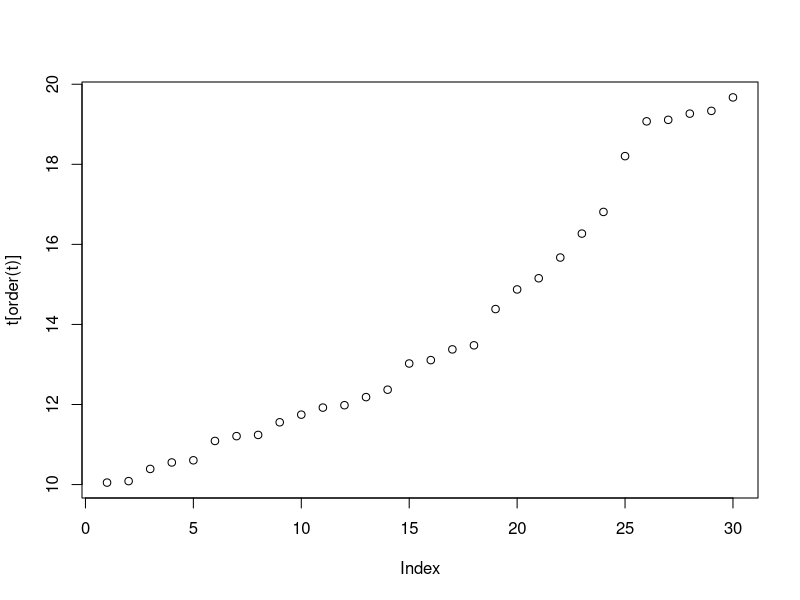

The R script that drew this image: (Note: this script raises an error after producing the figure.)
# rep, seq ####
rep(1, times=3)
rep(LETTERS[1:3], times=3)
rep(LETTERS[1:3], each=3)
rep(c("I","am"), times=2, length.out=7)

data.frame(cumtomer=rep(c('김일수','김이수'), each=2),
           menu=rep(c('짜장','짬뽕'), times=2))

-3:5
5.5:-4.5
seq(5.5:-4.5)
seq(from=1, to=10, by=0.5)
seq(5.4, -4.5, length.out = 10)

# runif, sample ####
runif(20)
t=runif(n=30, min=10, max=20)
t
plot(t[order(t)])

sample(1:5, size=3)
sample(1:5, size = 30, replace = T)
set.seed(100); sample(1:5, size = 3)

data[sample(1:nrow(data), size = 5),]
data[sample(1:nrow(data), size = 5, replace = F),]

data$c1 = sample(c('AA','BB'), size=nrow(data), replace = T)
cat(nrow(data), nrow(data[data$c1 == "AA",]))
data$c1 = sample(c('AA','BB'), size = nrow(data), replace = T, prob = c(0.5, 0.5))
cat(nrow(data), nrow(data[data$c1 == "AA",]))

# set.seed ####
set.seed(255)
sample(1:100,10)

smdt = data.frame(stuno = 1:5,
                  Korean = sample(60:100, 5),
                  English = sample((5:10)*10,5),
                  Math = sample(50:100, 5))
smdt

# 문자열 함수 ####
s = "abc,efg,abc"
nchar(s)
toupper(s)

substr(s, 1, 5)
strsplit(s, ',')
sub('abc', 'ttt', s)
gsub('abc', 'ttt', s)

s = "first\tsecond\nthird"
print(s)
cat(s)

paste('aaa-bbb','ccc-ddd', sep='**')
paste(data[1:3,'반'], collapse = '**')
paste(data[1:3,'반'])

outer(month.abb, 2011:2020, paste, sep='_')
outer(LETTERS, 2010:2020, paste0)

grep(pattern='3(.*)1', x=data$학번, value = T)

# 시간 함수 #####
install.packages('lubridate')
library(lubridate)

as.Date('2019-03-04 09:12')
dt1 = as.POSIXct('2019-03-04 09:12')

seq(dt1, as.POSIXct('2019-04-01'), by='day')
seq(dt1, as.POSIXct('2019-04-01'), by='2 hour')
seq(dt1, as.POSIXct('2019-04-01 23:59'), by='min')

ymd('2019/02/28')
mdy('03152019')
dmy('12052019')

year(dt1)
quarter(dt1)
days_in_month(1:12)
ddays(10)
dhours(50)
duration(1000)
round(as.POSIXct('2019-03-05 18:39:45'),'min')

# for ####
for (i in 1:3){print(i)}
for (r in i:nrow(data)) {print(data[r,'scout'])}

while(i < 10){ print(i); i = i + 1}

i = 0
while(TRUE){
  i = i + 1
  if (i %% 2 == 0) next
  if ( i > 10) break
  print(i)
}

# 할당 연산자 ####
x = 10
fn_for = function(n) {
  x = 0
  for (i in 1:n) {
    # x = x + i
    x <<- x + i
  }
  print(paste("x =", x))
}

fn_for(x <- 20)
x


# apply ####
apply(smdt[ ,2:4], MARGIN = 1, FUN = mean)
apply(smdt[ ,2:4], MARGIN = 2, FUN = mean)
apply(smdt[ ,2:4], MARGIN = 2, FUN = quantile)

lapply(smdt[ ,2:4], FUN = mean)
unlist(lapply(smdt[ ,2:4], FUN = mean))

sapply(smdt[ ,2:4], FUN = mean, simplify = T)
vapply(smdt[ ,2:4], FUN = mean, FUN.VALUE = '')

